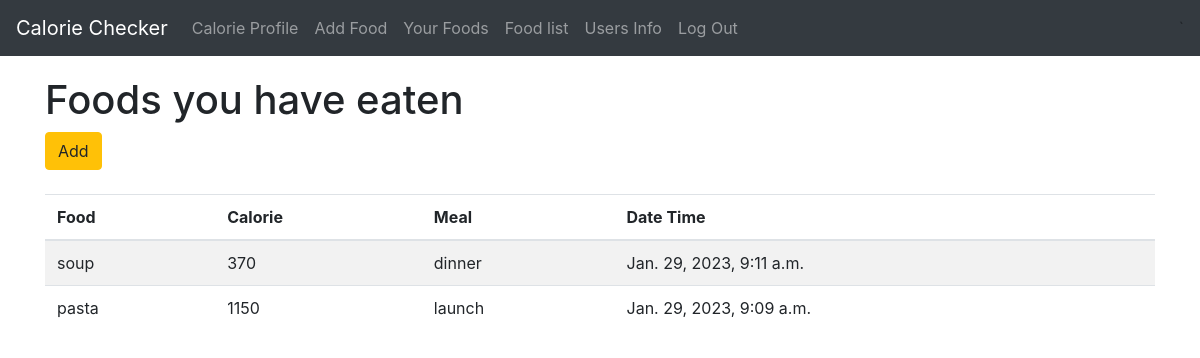
Page /user-foods/ (signed in) on the committed database.
### calorie/models.py (models this page shows, shortened)
class UserFood(models.Model):
    BREAK_FAST = 'break_fast'
    LAUNCH = 'launch'
    DINNER = 'dinner'
    MEAL_CHOICES = (
        ('b', BREAK_FAST),
        ('l', LAUNCH),
        ('d', DINNER),
    )
    user = models.ForeignKey(User, related_name='foods', on_delete=models.CASCADE)
    food = models.ForeignKey(Food, related_name='users', on_delete=models.CASCADE)
    meal = models.CharField(max_length=10, choices=MEAL_CHOICES)
    created_at = models.DateTimeField(auto_now_add=True)

class Food(models.Model):
    name = models.CharField(max_length=256)
    calorie = models.PositiveBigIntegerField()

### calorie/views.py (the view)
# urls.py: path('user-foods/', UserFoodListView.as_view(), name='user_food_list'),
class UserFoodListView(LoginRequiredMixin, ListView):
    template_name = 'user_food/list.html'
    def get_queryset(self):
        return UserFood.objects.filter(user=self.request.user).order_by(
            '-created_at').select_related('food')

### templates/user_food/list.html
{% extends 'base.html' %}
{% block content %}
    <h1>Foods you have eaten</h1>
    <a class="btn btn-warning" href="{% url 'user_food_new' %}">Add</a>
    <br>
    <br>
    <table class="table table-striped">
        <thead>
        <tr>
            <th scope="col">Food</th>
            <th scope="col">Calorie</th>
            <th scope="col">Meal</th>
            <th scope="col">Date Time</th>
        </tr>
        </thead>
        <tbody>
        {% for obj in object_list %}
            <tr>
                <td>{{ obj.food.name }}</td>
                <td>{{ obj.food.calorie }}</td>
                <td>{{ obj.get_meal_display }}</td>
                <td>{{ obj.created_at }}</td>
            </tr>
        {% endfor %}
        </tbody>
    </table>
{% endblock content %}

### static/css/base.css (style rules this page uses)
body { font-family: 'Source Sans Pro', sans-serif; font-size: 18px; }

### rows in the picture
UserFood: food.name "soup", food.calorie "370", meal "dinner", created_at "Jan. 29, 2023, 9:11 a.m."
UserFood: food.name "pasta", food.calorie "1150", meal "launch", created_at "Jan. 29, 2023, 9:09 a.m."
